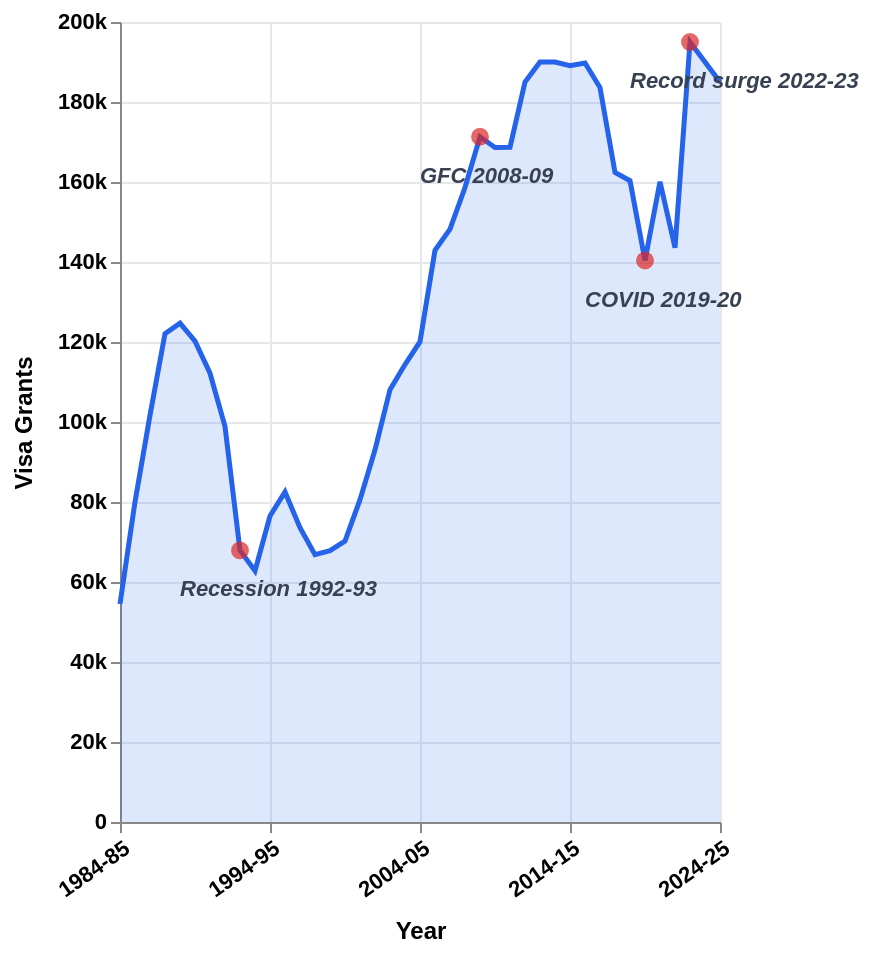

The specification (Vega-Lite) saved for this image:
### Vega-Lite specification from a JSON file in a GitHub repository (floating-point values rounded to 4 significant figures)
{"$schema": "https://vega.github.io/schema/vega-lite/v5.json", "width": "container", "height": 400, "background": "#ffffff", "config": {"view": {"stroke": null}}, "layer": [{"data": {"values": [{"year": "1984-85", "total": 54500, "i": 0}, {"year": "1985-86", "total": 80000, "i": 1}, {"year": "1986-87", "total": 101700, "i": 2}, {"year": "1987-88", "total": 122100, "i": 3}, {"year": "1988-89", "total": 124700, "i": 4}, {"year": "1989-90", "total": 120200, "i": 5}, {"year": "1990-91", "total": 112200, "i": 6}, {"year": "1991-92", "total": 98900, "i": 7}, {"year": "1992-93", "total": 67900, "i": 8}, {"year": "1993-94", "total": 62800, "i": 9}, {"year": "1994-95", "total": 76500, "i": 10}, {"year": "1995-96", "total": 82500, "i": 11}, {"year": "1996-97", "total": 73587, "i": 12}, {"year": "1997-98", "total": 66840, "i": 13}, {"year": "1998-99", "total": 67821, "i": 14}, {"year": "1999-00", "total": 70237, "i": 15}, {"year": "2000-01", "total": 80597, "i": 16}, {"year": "2001-02", "total": 93054, "i": 17}, {"year": "2002-03", "total": 108072, "i": 18}, {"year": "2003-04", "total": 114362, "i": 19}, {"year": "2004-05", "total": 120064, "i": 20}, {"year": "2005-06", "total": 142933, "i": 21}, {"year": "2006-07", "total": 148200, "i": 22}, {"year": "2007-08", "total": 158630, "i": 23}, {"year": "2008-09", "total": 171318, "i": 24}, {"year": "2009-10", "total": 168623, "i": 25}, {"year": "2010-11", "total": 168685, "i": 26}, {"year": "2011-12", "total": 184998, "i": 27}, {"year": "2012-13", "total": 190000, "i": 28}, {"year": "2013-14", "total": 190000, "i": 29}, {"year": "2014-15", "total": 189097, "i": 30}, {"year": "2015-16", "total": 189770, "i": 31}, {"year": "2016-17", "total": 183608, "i": 32}, {"year": "2017-18", "total": 162417, "i": 33}, {"year": "2018-19", "total": 160323, "i": 34}, {"year": "2019-20", "total": 140366, "i": 35}, {"year": "2020-21", "total": 160052, "i": 36}, {"year": "2021-22", "total": 143556, "i": 37}, {"year": "2022-23", "total": 195004, "i": 38}, {"year": "2023-24", "total": 190000, "i": 39}, {"year": "2024-25", "total": 185001, "i": 40}]}, "mark": {"type": "area", "line": {"color": "#2563eb", "strokeWidth": 2.5}, "color": "#2563eb", "opacity": 0.15}, "encoding": {"x": {"field": "i", "type": "quantitative", "axis": {"title": "Year", "titleFontWeight": "bold", "titleFontSize": 12, "labelFontWeight": "bold", "labelFontSize": 11, "titlePadding": 10, "values": [0, 5, 10, 15, 20, 25, 30, 35, 40], "labelExpr": "[\"1984-85\",\"1989-90\",\"1994-95\",\"1999-00\",\"2004-05\",\"2009-10\",\"2014-15\",\"2019-20\",\"2024-25\"][indexof([0,5,10,15,20,25,30,35,40], datum.value)]", "labelAngle": -35, "gridColor": "#e5e7eb"}}, "y": {"field": "total", "type": "quantitative", "axis": {"title": "Visa Grants", "titleFontWeight": "bold", "titleFontSize": 12, "labelFontWeight": "bold", "labelFontSize": 11, "titlePadding": 10, "format": "~s", "gridColor": "#e5e7eb", "labelExpr": "datum.value >= 1000 ? (datum.value/1000) + 'k' : datum.value"}}, "tooltip": [{"field": "year", "title": "Year"}, {"field": "total", "title": "Visa Grants", "format": ","}]}}, {"data": {"values": [{"i": 8, "total": 67900, "label": "Recession 1992-93"}, {"i": 24, "total": 171318, "label": "GFC 2008-09"}, {"i": 35, "total": 140366, "label": "COVID 2019-20", "fontStyle": "italic"}, {"i": 38, "total": 195004, "label": "Record surge 2022-23", "fontStyle": "italic"}]}, "layer": [{"mark": {"type": "point", "filled": true, "size": 80, "color": "#dc2626"}, "encoding": {"x": {"field": "i", "type": "quantitative"}, "y": {"field": "total", "type": "quantitative"}}}, {"mark": {"type": "text", "align": "left", "dx": -30, "dy": 20, "fontSize": 11, "color": "#374151", "fontWeight": "bold", "fontStyle": "italic"}, "encoding": {"x": {"field": "i", "type": "quantitative"}, "y": {"field": "total", "type": "quantitative"}, "text": {"field": "label"}}}]}]}
